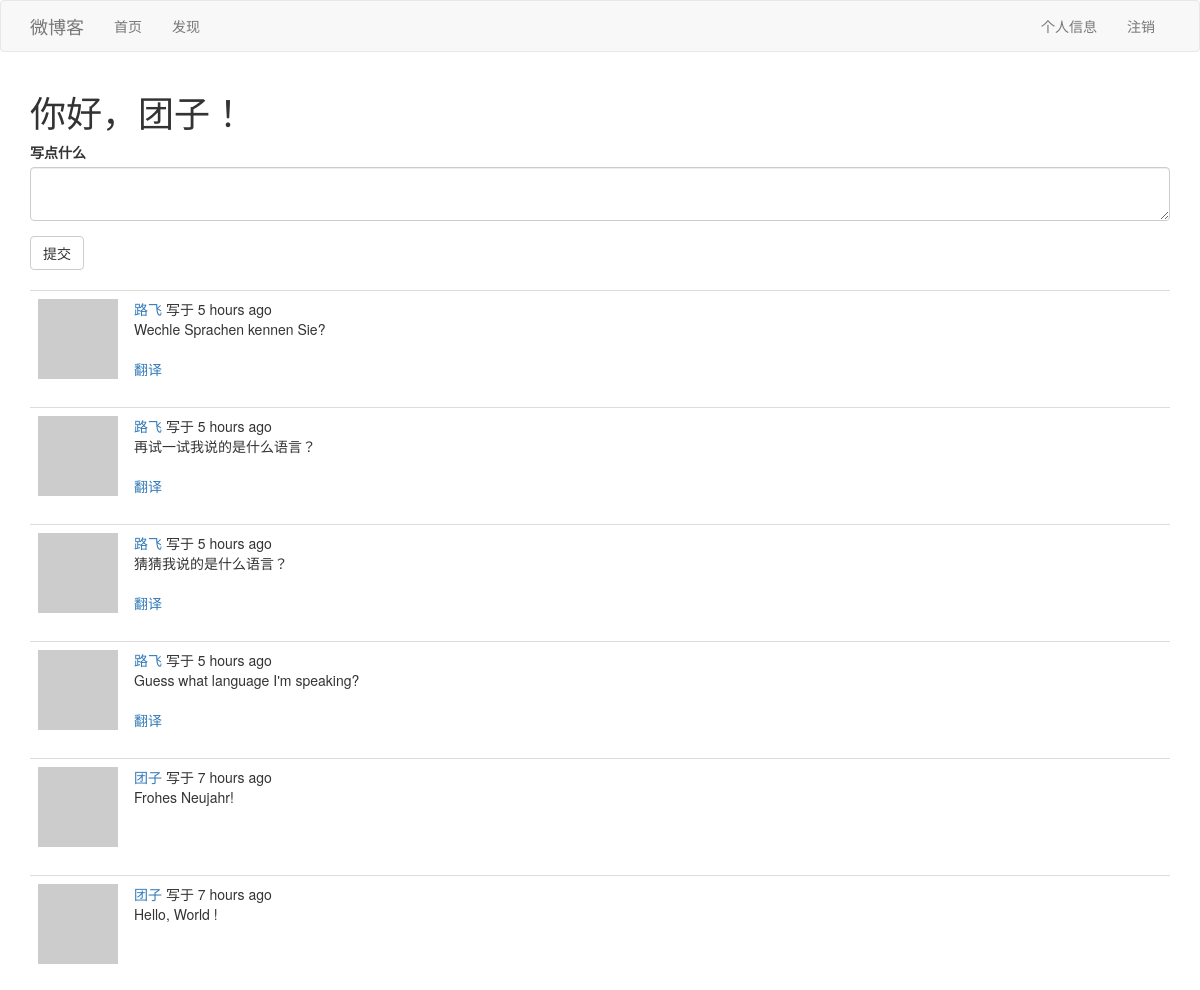
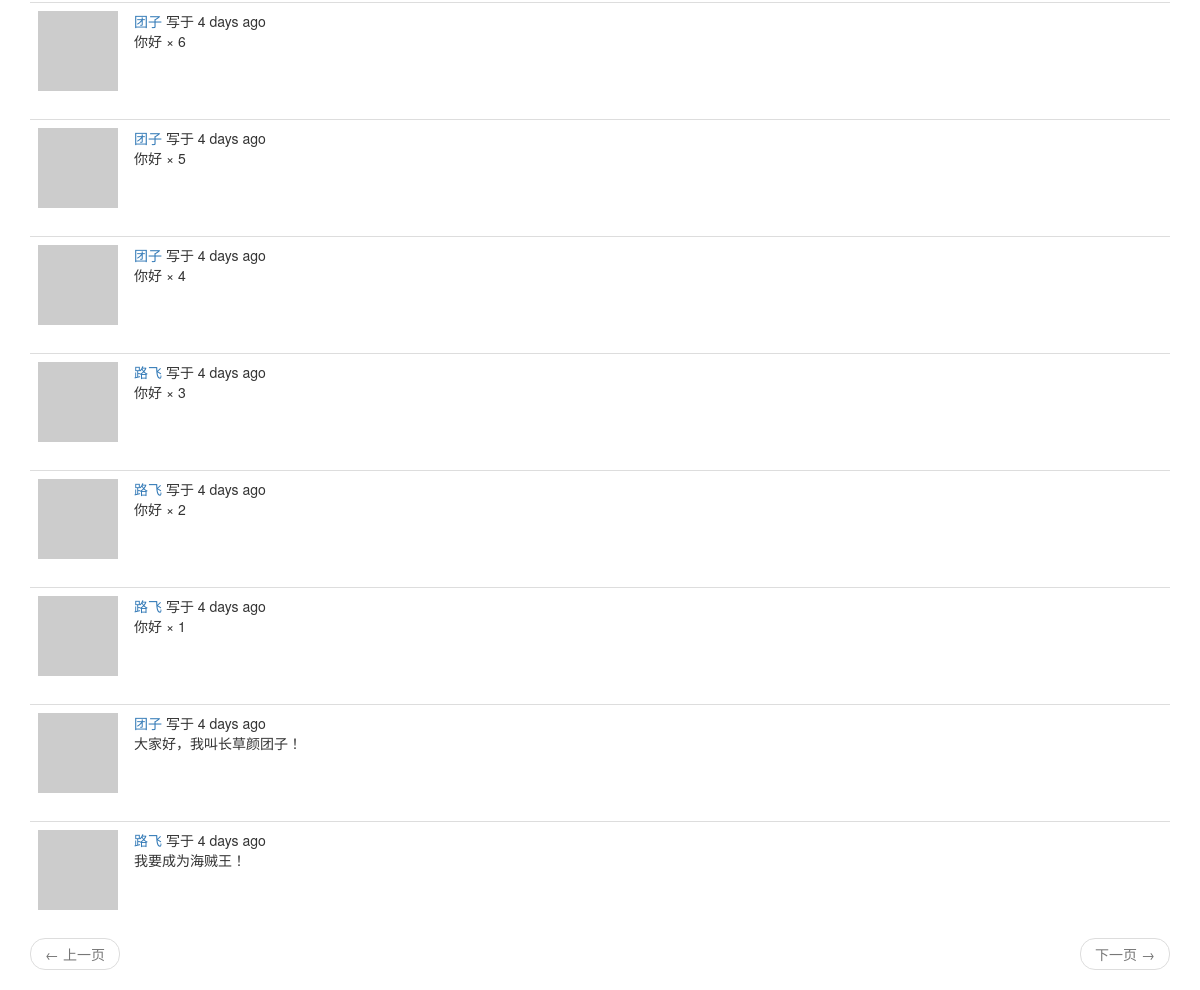
The page /index (signed in) on the database its author committed (2 pictures, top to bottom).
### app/models.py (models this page shows, shortened)
class User(UserMixin, db.Model):
    id = db.Column(db.Integer, primary_key=True)
    username = db.Column(db.String(64), index=True, unique=True)
    email = db.Column(db.String(120), index=True, unique=True)
    password_hash = db.Column(db.String(128))
    posts = db.relationship('Post', backref='author', lazy='dynamic')
    about_me = db.Column(db.String(140))
    last_seen = db.Column(db.DateTime, default=datetime.utcnow)
    followed = db.relationship(
        'User', secondary=followers,
        primaryjoin=(followers.c.follower_id == id),
        secondaryjoin=(followers.c.followed_id == id),
        backref=db.backref('followers', lazy='dynamic'),
        lazy='dynamic')
    def avatar(self, size):
        digest = md5(self.email.lower().encode('utf-8')).hexdigest()
        return 'https://www.gravatar.com/avatar/{}?d=robohash&s={}'.format(
            digest, size)
    def followed_posts(self):
        followed = Post.query.join(
            followers, (followers.c.followed_id == Post.user_id)).filter(
            followers.c.follower_id == self.id)
        return followed.union(self.posts).order_by(Post.timestamp.desc())

class Post(db.Model):
    id = db.Column(db.Integer, primary_key=True)
    body = db.Column(db.String(140))
    timestamp = db.Column(db.DateTime, index=True, default=datetime.utcnow)
    user_id = db.Column(db.Integer, db.ForeignKey('user.id'))
    language = db.Column(db.String(5))

### app/routes.py (the view, shortened to what this page needs)
@app.route('/', methods=['GET', 'POST'])
@app.route('/index', methods=['GET', 'POST'])
@login_required
def index():
    form = PostForm()
    page = request.args.get('page', 1, type=int)
    posts = current_user.followed_posts().paginate(
        page, app.config['POSTS_PER_PAGE'], False)
    next_url = url_for('index', page=posts.next_num) if posts.has_next else None
    prev_url = url_for('index', page=posts.prev_num) if posts.has_prev else None
    return render_template('index.html', title=_('首页'),
                           form=form, posts=posts.items,
                           next_url=next_url, prev_url=prev_url)

### app/forms.py
class PostForm(FlaskForm):
    post = TextAreaField(_l('写点什么'), validators=[
        DataRequired(), Length(min=1, max=140)])
    submit = SubmitField(_l('提交'))

### app/models.py (called while the page is built)
@login.user_loader
def load_user(id):
    return User.query.get(int(id))

### app/routes.py (called while the page is built)
@app.before_request
def before_request():
    if current_user.is_authenticated:
        current_user.last_seen = datetime.utcnow()
        db.session.commit()
    g.locale = str(get_locale())
    if g.locale == 'zh':
        g.locale = 'zh-cn'

### app/templates/index.html
{% extends 'base.html' %}
{% import 'bootstrap/wtf.html' as wtf %}
{% block app_content %}
    <h1>{{ _('你好，%(username)s！', username=current_user.username) }}</h1>
    {% if form %}
        {{ wtf.quick_form(form) }}
        <br/>
    {% endif %}
    {% for post in posts %}
        {% include '_post.html' %}
    {% endfor %}
    <nav aria-label="...">
        <ul class="pager">
            <li class="previous{% if not prev_url %} disabled{% endif %}">
                <a href="{{ prev_url or '#' }}">
                    <span aria-hidden="true">&larr;</span> {{ _('上一页') }}
                </a>
            </li>
            <li class="next{% if not next_url %} disabled{% endif %}">
                <a href="{{ next_url or '#' }}">
                    {{ _('下一页') }} <span aria-hidden="true">&rarr;</span>
                </a>
            </li>
        </ul>
    </nav>
{% endblock %}

### app/templates/_post.html (shortened to what this page needs)
<table class="table table-hover">
    <tr>
        <td width="70px">
            <a href="{{ url_for('user', username=post.author.username) }}">
                <img src="{{ post.author.avatar(36) }}">
            </a>
        </td>
        <td>
            {{ _('%(username)s 写于 %(when)s',
                    username=user_link,
                    when=moment(post.timestamp).fromNow()) }}
            <br/>
            <span id="post{{ post.id }}">{{ post.body }}</span>
            {% if post.language and post.language != g.locale %}
                {% if not g.locale.startswith(post.language) %}
                    <br/>
                    <br/>
                    <span id="translation{{ post.id }}">
                        <a href="javascript:translate(
                                    '#post{{ post.id }}',
                                    '#translation{{ post.id }}',
                                    '{{ post.language }}',
                                    '{{ g.locale }}');">
                            {{ _('翻译') }}
                        </a>
                    </span>
                {% endif %}
            {% endif %}
        </td>
</table>

### rows shown on the page
Post: body "Wechle Sprachen kennen Sie?"
Post: body "再试一试我说的是什么语言？"
Post: body "猜猜我说的是什么语言？"
Post: body "Guess what language I'm speaking?"
Post: body "Frohes Neujahr!"
Post: body "Hello, World !"
Post: body "你好 × 6"
Post: body "你好 × 5"
Post: body "你好 × 4"
Post: body "你好 × 3"
Post: body "你好 × 2"
Post: body "你好 × 1"
Post: body "大家好，我叫长草颜团子！"
Post: body "我要成为海贼王！"
